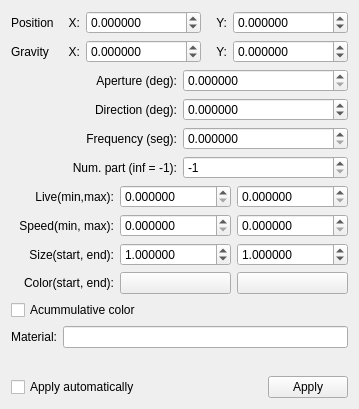
<?xml version="1.0" encoding="UTF-8"?>
<ui version="4.0">
 <class>ParticleParameters</class>
 <widget class="QWidget" name="ParticleParameters">
  <property name="geometry">
   <rect>
    <x>0</x>
    <y>0</y>
    <width>359</width>
    <height>409</height>
   </rect>
  </property>
  <property name="windowTitle">
   <string>Form</string>
  </property>
  <layout class="QVBoxLayout" name="verticalLayout">
   <item>
    <layout class="QGridLayout" name="VectorsLayout">
     <item row="0" column="0">
      <widget class="QLabel" name="PositionLabel">
       <property name="text">
        <string>Position</string>
       </property>
      </widget>
     </item>
     <item row="0" column="1">
      <widget class="QLabel" name="PosXLabel">
       <property name="text">
        <string>X:</string>
       </property>
       <property name="alignment">
        <set>Qt::AlignRight|Qt::AlignTrailing|Qt::AlignVCenter</set>
       </property>
      </widget>
     </item>
     <item row="0" column="2">
      <widget class="QDoubleSpinBox" name="PosXSpin">
       <property name="decimals">
        <number>6</number>
       </property>
       <property name="minimum">
        <double>-1000000000.000000000000000</double>
       </property>
       <property name="maximum">
        <double>1000000000.000000000000000</double>
       </property>
       <property name="singleStep">
        <double>0.001000000000000</double>
       </property>
      </widget>
     </item>
     <item row="0" column="3">
      <widget class="QLabel" name="PosYLabel">
       <property name="text">
        <string>Y:</string>
       </property>
       <property name="alignment">
        <set>Qt::AlignRight|Qt::AlignTrailing|Qt::AlignVCenter</set>
       </property>
      </widget>
     </item>
     <item row="0" column="4">
      <widget class="QDoubleSpinBox" name="PosYSpin">
       <property name="decimals">
        <number>6</number>
       </property>
       <property name="minimum">
        <double>-1000000000.000000000000000</double>
       </property>
       <property name="maximum">
        <double>1000000000.000000000000000</double>
       </property>
       <property name="singleStep">
        <double>0.001000000000000</double>
       </property>
      </widget>
     </item>
     <item row="1" column="0">
      <widget class="QLabel" name="GravityLabel">
       <property name="text">
        <string>Gravity</string>
       </property>
      </widget>
     </item>
     <item row="1" column="1">
      <widget class="QLabel" name="GravXLabel">
       <property name="text">
        <string>X:</string>
       </property>
       <property name="alignment">
        <set>Qt::AlignRight|Qt::AlignTrailing|Qt::AlignVCenter</set>
       </property>
      </widget>
     </item>
     <item row="1" column="2">
      <widget class="QDoubleSpinBox" name="GravXSpin">
       <property name="decimals">
        <number>6</number>
       </property>
       <property name="minimum">
        <double>-1000000000.000000000000000</double>
       </property>
       <property name="maximum">
        <double>1000000000.000000000000000</double>
       </property>
       <property name="singleStep">
        <double>0.001000000000000</double>
       </property>
      </widget>
     </item>
     <item row="1" column="3">
      <widget class="QLabel" name="GravYLabel">
       <property name="text">
        <string>Y:</string>
       </property>
       <property name="alignment">
        <set>Qt::AlignRight|Qt::AlignTrailing|Qt::AlignVCenter</set>
       </property>
      </widget>
     </item>
     <item row="1" column="4">
      <widget class="QDoubleSpinBox" name="GravYSpin">
       <property name="decimals">
        <number>6</number>
       </property>
       <property name="minimum">
        <double>-1000000000.000000000000000</double>
       </property>
       <property name="maximum">
        <double>1000000000.000000000000000</double>
       </property>
       <property name="singleStep">
        <double>0.001000000000000</double>
       </property>
      </widget>
     </item>
    </layout>
   </item>
   <item>
    <layout class="QGridLayout" name="CreationLayout">
     <item row="0" column="0">
      <widget class="QLabel" name="ApertureLabel">
       <property name="text">
        <string>Aperture (deg):</string>
       </property>
       <property name="alignment">
        <set>Qt::AlignRight|Qt::AlignTrailing|Qt::AlignVCenter</set>
       </property>
      </widget>
     </item>
     <item row="0" column="1">
      <widget class="QDoubleSpinBox" name="ApertureSpin">
       <property name="decimals">
        <number>6</number>
       </property>
       <property name="maximum">
        <double>360.000000000000000</double>
       </property>
       <property name="singleStep">
        <double>0.001000000000000</double>
       </property>
       <property name="value">
        <double>0.000000000000000</double>
       </property>
      </widget>
     </item>
     <item row="1" column="0">
      <widget class="QLabel" name="DirectionLabel">
       <property name="text">
        <string>Direction (deg):</string>
       </property>
       <property name="alignment">
        <set>Qt::AlignRight|Qt::AlignTrailing|Qt::AlignVCenter</set>
       </property>
      </widget>
     </item>
     <item row="1" column="1">
      <widget class="QDoubleSpinBox" name="DirectionSpin">
       <property name="decimals">
        <number>6</number>
       </property>
       <property name="minimum">
        <double>-360.000000000000000</double>
       </property>
       <property name="maximum">
        <double>360.000000000000000</double>
       </property>
       <property name="singleStep">
        <double>0.001000000000000</double>
       </property>
       <property name="value">
        <double>0.000000000000000</double>
       </property>
      </widget>
     </item>
     <item row="2" column="0">
      <widget class="QLabel" name="FrequencyLabel">
       <property name="text">
        <string>Frequency (seg):</string>
       </property>
       <property name="alignment">
        <set>Qt::AlignRight|Qt::AlignTrailing|Qt::AlignVCenter</set>
       </property>
      </widget>
     </item>
     <item row="2" column="1">
      <widget class="QDoubleSpinBox" name="FrequencySpin">
       <property name="decimals">
        <number>6</number>
       </property>
       <property name="maximum">
        <double>1000000000.000000000000000</double>
       </property>
       <property name="singleStep">
        <double>0.001000000000000</double>
       </property>
       <property name="value">
        <double>0.000000000000000</double>
       </property>
      </widget>
     </item>
     <item row="3" column="0">
      <widget class="QLabel" name="NumPartLabel">
       <property name="text">
        <string>Num. part (inf = -1):</string>
       </property>
       <property name="alignment">
        <set>Qt::AlignRight|Qt::AlignTrailing|Qt::AlignVCenter</set>
       </property>
      </widget>
     </item>
     <item row="3" column="1">
      <widget class="QSpinBox" name="NumPartSpin">
       <property name="minimum">
        <number>-1</number>
       </property>
       <property name="maximum">
        <number>999999999</number>
       </property>
       <property name="value">
        <number>-1</number>
       </property>
      </widget>
     </item>
    </layout>
   </item>
   <item>
    <layout class="QGridLayout" name="RangeLayouts">
     <item row="0" column="0">
      <widget class="QLabel" name="LiveLabel">
       <property name="text">
        <string>Live(min,max):</string>
       </property>
       <property name="alignment">
        <set>Qt::AlignRight|Qt::AlignTrailing|Qt::AlignVCenter</set>
       </property>
      </widget>
     </item>
     <item row="0" column="1">
      <widget class="QDoubleSpinBox" name="MinLiveSpin">
       <property name="decimals">
        <number>6</number>
       </property>
       <property name="minimum">
        <double>0.000000000000000</double>
       </property>
       <property name="maximum">
        <double>1000000000.000000000000000</double>
       </property>
       <property name="singleStep">
        <double>0.001000000000000</double>
       </property>
      </widget>
     </item>
     <item row="0" column="2">
      <widget class="QDoubleSpinBox" name="MaxLiveSpin">
       <property name="decimals">
        <number>6</number>
       </property>
       <property name="minimum">
        <double>0.000000000000000</double>
       </property>
       <property name="maximum">
        <double>1000000000.000000000000000</double>
       </property>
       <property name="singleStep">
        <double>0.001000000000000</double>
       </property>
      </widget>
     </item>
     <item row="1" column="0">
      <widget class="QLabel" name="SpeedLabel">
       <property name="text">
        <string>Speed(min, max):</string>
       </property>
       <property name="alignment">
        <set>Qt::AlignRight|Qt::AlignTrailing|Qt::AlignVCenter</set>
       </property>
      </widget>
     </item>
     <item row="1" column="1">
      <widget class="QDoubleSpinBox" name="MinSpeedSpin">
       <property name="decimals">
        <number>6</number>
       </property>
       <property name="minimum">
        <double>0.000000000000000</double>
       </property>
       <property name="maximum">
        <double>1000000000.000000000000000</double>
       </property>
       <property name="singleStep">
        <double>0.001000000000000</double>
       </property>
      </widget>
     </item>
     <item row="1" column="2">
      <widget class="QDoubleSpinBox" name="MaxSpeedSpin">
       <property name="decimals">
        <number>6</number>
       </property>
       <property name="minimum">
        <double>0.000000000000000</double>
       </property>
       <property name="maximum">
        <double>1000000000.000000000000000</double>
       </property>
       <property name="singleStep">
        <double>0.001000000000000</double>
       </property>
      </widget>
     </item>
     <item row="2" column="0">
      <widget class="QLabel" name="SizeLabel">
       <property name="text">
        <string>Size(start, end):</string>
       </property>
       <property name="alignment">
        <set>Qt::AlignRight|Qt::AlignTrailing|Qt::AlignVCenter</set>
       </property>
      </widget>
     </item>
     <item row="2" column="1">
      <widget class="QDoubleSpinBox" name="StartSizeSpin">
       <property name="decimals">
        <number>6</number>
       </property>
       <property name="maximum">
        <double>1000000000.000000000000000</double>
       </property>
       <property name="singleStep">
        <double>0.001000000000000</double>
       </property>
       <property name="value">
        <double>1.000000000000000</double>
       </property>
      </widget>
     </item>
     <item row="2" column="2">
      <widget class="QDoubleSpinBox" name="EndSizeSpin">
       <property name="decimals">
        <number>6</number>
       </property>
       <property name="maximum">
        <double>1000000000.000000000000000</double>
       </property>
       <property name="singleStep">
        <double>0.001000000000000</double>
       </property>
       <property name="value">
        <double>1.000000000000000</double>
       </property>
      </widget>
     </item>
     <item row="3" column="0">
      <widget class="QLabel" name="ColorLabel">
       <property name="text">
        <string>Color(start, end):</string>
       </property>
       <property name="alignment">
        <set>Qt::AlignRight|Qt::AlignTrailing|Qt::AlignVCenter</set>
       </property>
      </widget>
     </item>
     <item row="3" column="1">
      <widget class="QPushButton" name="StartColorBut">
       <property name="text">
        <string/>
       </property>
      </widget>
     </item>
     <item row="3" column="2">
      <widget class="QPushButton" name="EndColorBut">
       <property name="text">
        <string/>
       </property>
      </widget>
     </item>
    </layout>
   </item>
   <item>
    <widget class="QCheckBox" name="AccumColorCheckbox">
     <property name="text">
      <string>Acummulative color</string>
     </property>
    </widget>
   </item>
   <item>
    <layout class="QHBoxLayout" name="MaterialLayout">
     <item>
      <widget class="QLabel" name="MaterialLabel">
       <property name="text">
        <string>Material:</string>
       </property>
       <property name="alignment">
        <set>Qt::AlignRight|Qt::AlignTrailing|Qt::AlignVCenter</set>
       </property>
      </widget>
     </item>
     <item>
      <widget class="QLineEdit" name="MaterialLineEdit"/>
     </item>
    </layout>
   </item>
   <item>
    <spacer name="verticalSpacer">
     <property name="orientation">
      <enum>Qt::Vertical</enum>
     </property>
     <property name="sizeHint" stdset="0">
      <size>
       <width>20</width>
       <height>40</height>
      </size>
     </property>
    </spacer>
   </item>
   <item>
    <layout class="QHBoxLayout" name="ApplyLayout">
     <item>
      <widget class="QCheckBox" name="ApplyAutoCheckbox">
       <property name="text">
        <string>Apply automatically</string>
       </property>
      </widget>
     </item>
     <item>
      <spacer name="horizontalSpacer">
       <property name="orientation">
        <enum>Qt::Horizontal</enum>
       </property>
       <property name="sizeHint" stdset="0">
        <size>
         <width>40</width>
         <height>20</height>
        </size>
       </property>
      </spacer>
     </item>
     <item>
      <widget class="QPushButton" name="ApplyBut">
       <property name="text">
        <string>Apply</string>
       </property>
      </widget>
     </item>
    </layout>
   </item>
  </layout>
 </widget>
 <resources/>
 <connections/>
</ui>
